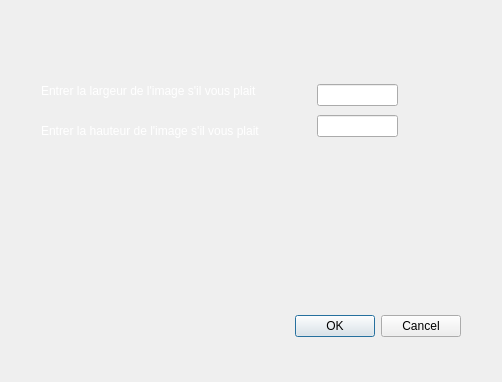
<?xml version="1.0" encoding="UTF-8"?>
<ui version="4.0">
 <class>imageresize</class>
 <widget class="QDialog" name="imageresize">
  <property name="geometry">
   <rect>
    <x>0</x>
    <y>0</y>
    <width>502</width>
    <height>382</height>
   </rect>
  </property>
  <property name="windowTitle">
   <string>imageresize</string>
  </property>
  <widget class="QDialogButtonBox" name="buttonBox">
   <property name="geometry">
    <rect>
     <x>120</x>
     <y>310</y>
     <width>341</width>
     <height>32</height>
    </rect>
   </property>
   <property name="orientation">
    <enum>Qt::Horizontal</enum>
   </property>
   <property name="standardButtons">
    <set>QDialogButtonBox::Cancel|QDialogButtonBox::Ok</set>
   </property>
  </widget>
  <widget class="QLabel" name="label">
   <property name="geometry">
    <rect>
     <x>41</x>
     <y>81</y>
     <width>269</width>
     <height>20</height>
    </rect>
   </property>
   <property name="styleSheet">
    <string notr="true">color: rgb(255, 255, 255);</string>
   </property>
   <property name="text">
    <string>Entrer la largeur de l'image s'il vous plait</string>
   </property>
  </widget>
  <widget class="QLabel" name="label_2">
   <property name="geometry">
    <rect>
     <x>41</x>
     <y>121</y>
     <width>272</width>
     <height>20</height>
    </rect>
   </property>
   <property name="styleSheet">
    <string notr="true">color: rgb(255, 255, 255);</string>
   </property>
   <property name="text">
    <string>Entrer la hauteur de l'image s'il vous plait</string>
   </property>
  </widget>
  <widget class="QWidget" name="layoutWidget">
   <property name="geometry">
    <rect>
     <x>317</x>
     <y>81</y>
     <width>81</width>
     <height>61</height>
    </rect>
   </property>
   <layout class="QVBoxLayout" name="verticalLayout">
    <item>
     <widget class="QLineEdit" name="widthValue"/>
    </item>
    <item>
     <widget class="QLineEdit" name="heightValue"/>
    </item>
   </layout>
  </widget>
 </widget>
 <resources/>
 <connections>
  <connection>
   <sender>buttonBox</sender>
   <signal>accepted()</signal>
   <receiver>imageresize</receiver>
   <slot>accept()</slot>
   <hints>
    <hint type="sourcelabel">
     <x>248</x>
     <y>254</y>
    </hint>
    <hint type="destinationlabel">
     <x>157</x>
     <y>274</y>
    </hint>
   </hints>
  </connection>
  <connection>
   <sender>buttonBox</sender>
   <signal>rejected()</signal>
   <receiver>imageresize</receiver>
   <slot>reject()</slot>
   <hints>
    <hint type="sourcelabel">
     <x>316</x>
     <y>260</y>
    </hint>
    <hint type="destinationlabel">
     <x>286</x>
     <y>274</y>
    </hint>
   </hints>
  </connection>
 </connections>
</ui>
